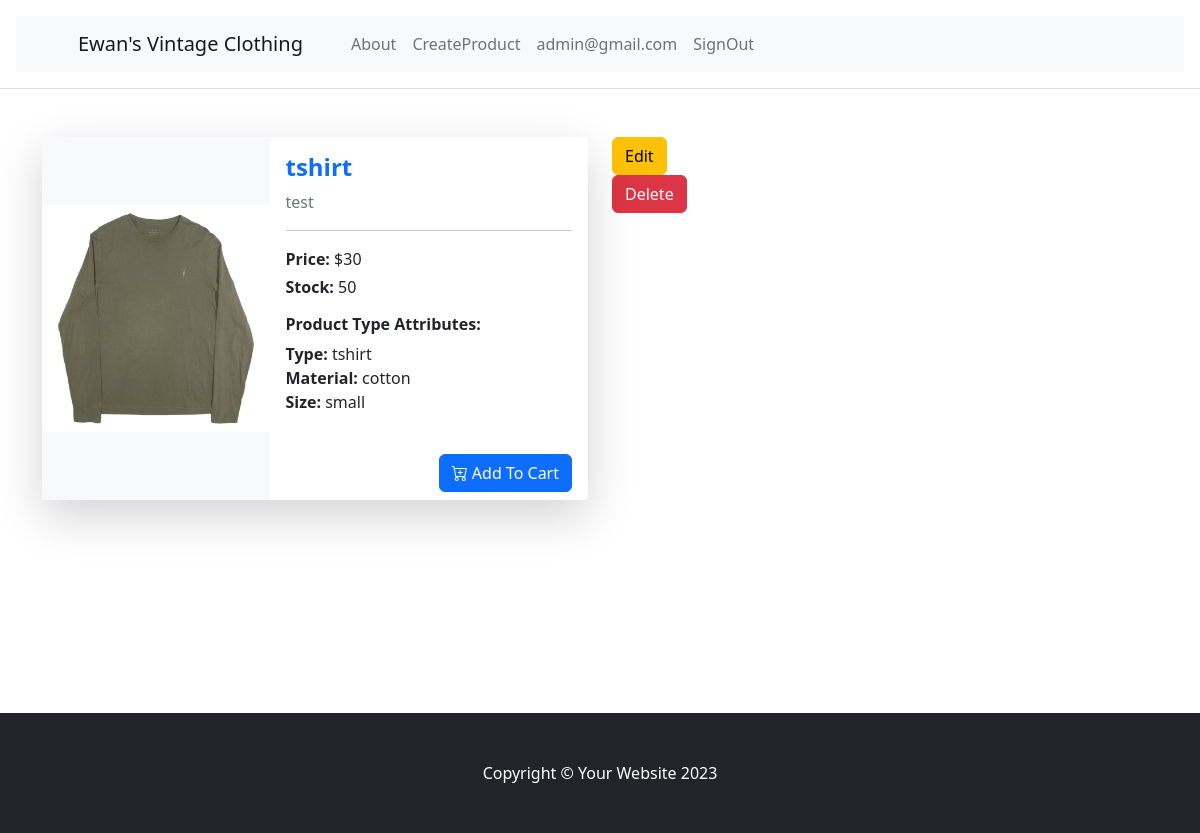
Screenshot of /products/tshirt (signed in) with the database file from the repository.
### tables this page shows
CREATE TABLE User (
    id INTEGER PRIMARY KEY AUTOINCREMENT,
    firstname VARCHAR(255) NOT NULL,
    lastname VARCHAR(255) NOT NULL,
    email VARCHAR(255) NOT NULL UNIQUE,
    password TEXT NOT NULL,
    is_admin BOOLEAN NOT NULL DEFAULT 0,
    is_active BOOLEAN NOT NULL DEFAULT 1
);

CREATE TABLE Product (
    id INTEGER PRIMARY KEY AUTOINCREMENT,
    name VARCHAR(255) NOT NULL,
    description TEXT,
    stock INT NOT NULL CHECK (stock >= 0),
    price DECIMAL(10, 2) NOT NULL CHECK (price >= 0.00),
    imageurl VARCHAR(255) NOT NULL,
    created_by INT NOT NULL,
    product_type INT NOT NULL,
    created_at TIMESTAMP DEFAULT CURRENT_TIMESTAMP,
    FOREIGN KEY (created_by) REFERENCES User(id) ON DELETE CASCADE,
    FOREIGN KEY (product_type) REFERENCES ProductType(id) ON DELETE CASCADE
);

CREATE TABLE ProductType (
    id INTEGER PRIMARY KEY AUTOINCREMENT,
    name VARCHAR(20) NOT NULL,
    material VARCHAR(20) NOT NULL,
    size VARCHAR(20) NOT NULL
);

### app.py (the view)
@app.route('/products/<name>')
def get_product(name):
    try:
        product=select_product_by_name(name)
        return render_template('ProductDetail.html', product=product)
    except Exception as e:
        print(e)
        flash('The Product does not exist','danger')
        return redirect(url_for('products_spread'))

### Model/Product.py (called while the page is built)
    def to_dict(self) -> dict:
        return {
            "id":self.id, "name":self.name, "material":self.material, "size":self.size
        }

    def to_dict(self):
        return {
            'id': self.id,
            'name': self.name,
            'description': self.description,
            'stock': self.stock,
            'price': self.price,
            'imageurl': self.imageurl,
            'created_by': self.created_by,
            'product_type': self.product_type,
            'created_at': self.created_at
        }

### Service/UserService.py (called while the page is built)
    def get_user_by_email(self,email):
        return select_user_by_email(email)

### app.py (called while the page is built)
@app.before_request
def before_request():
    email=session.get("email")
    if email is None:
        g.user = None
    else:
        validation = UserValidation()
        user=UserService(validation).get_user_by_email(email)
        if user:
            g.user=user
            if 'cart' not in session:
                session['cart'] = {"user": user.email, "items": [],}
            else:
                g.cart = session['cart']#assign cart to g.cart to access in the template easily
        else:
            session.clear()

### db.py (called while the page is built)
def select_user_by_email(email):
    mydb=get_db()
    row=mydb.execute("""SELECT id, firstname, lastname, email, password, is_admin, is_active FROM User WHERE email = ?""",
                 (email,)).fetchone()
    if row:
        user=UserRead(id=row[0], firstname=row[1], lastname=row[2], email=row[3], password=row[4], is_admin=row[5], is_active=row[6])
        return user

def get_db():
    db = getattr(g, '_database', None)
    if db is None:
        db = g._database = sqlite3.connect(DATABASE)
    return db

def select_product_type_by_id(id):
    mydb = get_db()
    row=mydb.execute("""select id, name, material, size FROM ProductType WHERE id = ?"""
                     ,(id,)).fetchone()
    if row:
        producttype=ProductTypeRead(id=row[0],
                                    name=row[1],
                                    material=row[2],
                                    size=row[3]).to_dict()
        return producttype

### templates/ProductDetail.html (shortened to what this page needs)
{% extends "base.html" %}
{% block content %}
<div class="container py-4">
<div class="row">
    <div class="col">
        <div class="card shadow-lg border-0 mb-4" style="max-width: 720px;">
    <div class="row g-0">
      <div class="col-md-5 d-flex align-items-center bg-light">
        <img src="{{ product.imageurl }}" class="img-fluid rounded-start" alt="{{ product.name }}">
      </div>
      <div class="col-md-7">
        <div class="card-body">
          <h4 class="card-title text-primary fw-bold">{{ product.name }}</h4>
          <p class="card-text text-muted">{{ product.description }}</p>
          <hr>
          <p class="mb-1"><strong>Price:</strong> ${{ product.price }}</p>
          <p class="mb-3"><strong>Stock:</strong> {{ product.stock }}</p>
          <h6 class="fw-bold">Product Type Attributes:</h6>
          <ul class="list-unstyled">
            <li><strong>Type:</strong> {{ product.product_type.name }}</li>
            <li><strong>Material:</strong> {{ product.product_type.material }}</li>
            <li><strong>Size:</strong> {{ product.product_type.size }}</li>
          </ul>
        </div>
        <div class="card-footer bg-white border-0 d-flex justify-content-end">
          <form method="post" action="{{ url_for('add_to_cart') }}">
            <button class="btn btn-primary" type="submit">
              <i class="bi bi-cart-plus"></i> Add To Cart
            </button>
          </form>
        </div>
      </div>
    </div>
  </div>
    </div>
    <div class="col">
        {% if g.user.is_admin %}
    <a class="btn btn-warning" href="{{ url_for('product_edit', name=product.name) }}"> Edit</a>
            <form action="{{ url_for('product_delete', name=product.name) }}" method="post">
            <button type="submit" class="btn btn-danger">Delete</button>
            </form>
    {% endif %}
    </div>
</div>
</div>
{% endblock %}

### templates/header.html (shortened to what this page needs)
<nav class="navbar navbar-expand-lg navbar-light bg-light">
            <div class="container px-4 px-lg-5">
                <a class="navbar-brand" href="{{ url_for('products_spread') }}">Ewan's Vintage Clothing</a>
                <div class="collapse navbar-collapse" id="navbarSupportedContent">
                    <ul class="navbar-nav me-auto mb-2 mb-lg-0 ms-lg-4">
                        <li class="nav-item"><a class="nav-link" href="{{ url_for('about_page') }}">About</a></li>
                        {% if g.user %}
                            {% if g.user.is_admin %}
                                <li class="nav-item"><a class="nav-link" href="{{ url_for('create_product') }}">CreateProduct</a>
                                </li>
                                {% endif %}
                        <li class="nav-item"><a class="nav-link" href="#">{{ g.user.email }}</a></li>
                        <li class="nav-item"><a class="nav-link" href="{{ url_for('signout_page') }}">SignOut</a></li>
                        {% else %}
                        <li class="nav-item"><a class="nav-link" href="{{ url_for('signup_page') }}">SignUp</a></li>
                        <li class="nav-item"><a class="nav-link" href="{{ url_for('signin_page') }}">SignIn</a></li>
                        {% endif %}
                    </ul>
                </div>
            </div>
        </nav>

### rows the page displays
User: user.email "admin@gmail.com"
Product: imageurl (picture), name "tshirt", description "test", price "30", stock "50"
ProductType: product_type.name "tshirt", product_type.material "cotton", product_type.size "small"
